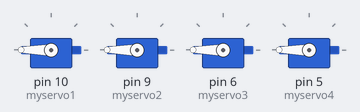
The sketch below on a simulated Arduino Uno, built with avr-gcc and run on an emulated ATmega328P. On the bench: 4 × servo.

Above: at 0.05 s.
At 2.0 s:
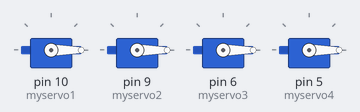
Timing chart, 0 to 4.7 s (numbered marks = the images above):
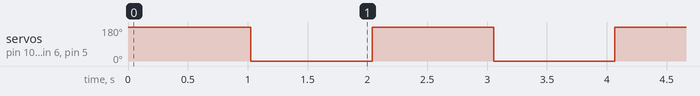

The sketch:

sketch_jun20a.ino
```cpp
#include <Servo.h>

Servo myservo1;
Servo myservo2;
Servo myservo3;
Servo myservo4;
int pos = 0;

void setup() {
  myservo1.attach(10);
  myservo2.attach(9);
  myservo3.attach(6);
  myservo4.attach(5);
}

void loop() {
  for (pos = 0; pos <= 180; pos += 1)
    myservo1.write(pos);
    myservo2.write(pos);
    myservo3.write(pos);
    myservo4.write(pos);
    delay(1000);

  for (pos = 180; pos >= 0; pos -= 1)
    myservo1.write(pos);
    myservo2.write(pos);
    myservo3.write(pos);
    myservo4.write(pos);
    delay(1000);

}
```

Measured:
- by itself, servo on pin 10 (myservo1), servo on pin 9 (myservo2), servo on pin 6 (myservo3), servo on pin 5 (myservo4): alternates 180° for 1.0 s and 0° for 1.0 s
